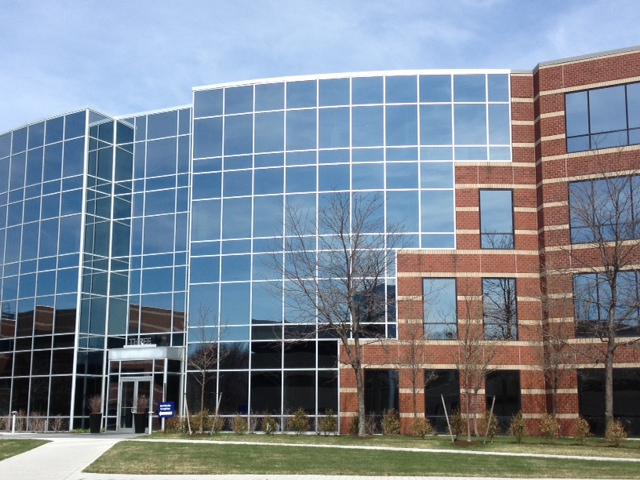
//> input picture stiching/building2.JPG, 640 x 480 px
$ ./main   (built with g++ and OpenCV 4)
//> lines starting //> are read from the running program, lines starting //| are printed output that depends on the picture
// [47 lines of commented-out code are left out]

#include <stdio.h>
#include <iostream>

#include "opencv2/core/core.hpp"
#include "opencv2/features2d/features2d.hpp"
#include "opencv2/highgui/highgui.hpp"
#include "opencv2/nonfree/nonfree.hpp"
#include "opencv2/calib3d/calib3d.hpp"
#include "opencv2/imgproc/imgproc.hpp"
#include <opencv2/stitching/stitcher.hpp>

using namespace cv;
using namespace std;
Mat stict(Mat image1, Mat image2);
Mat stict1(Mat image1, Mat image2);

/** @function main */
int main(int argc, char** argv) {


    // Load the images
    Mat b2 = imread("building2.JPG");
//> b2 is the input picture: 480 rows x 640 cols, CV_8UC3; mean B, G, R 148.3, 135.5, 124.8
    Mat b1 = imread("building1.JPG");
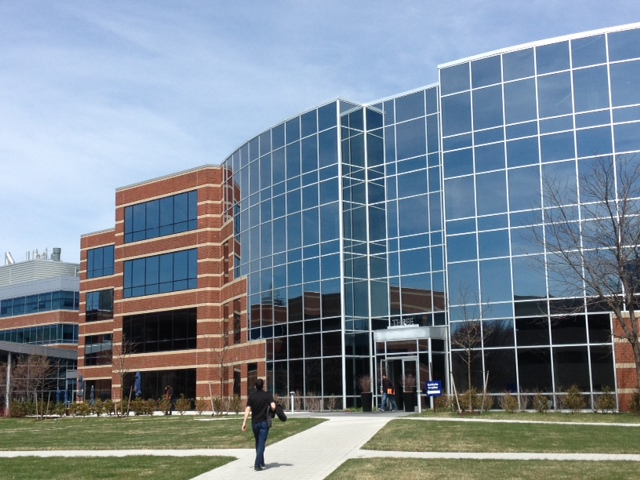
//> input picture stiching/building1.JPG, 640 x 480 px
//> b1 is the input picture: 480 rows x 640 cols, CV_8UC3; mean B, G, R 148.2, 135.9, 122.8
    Mat block1 = stict(b2, b1);
    cv::Mat half(block1, cv::Rect(0, 0, b1.cols, b1.rows));
    b1.copyTo(half);

    imshow("Block1", block1);

    //
    Mat b4 = imread("building4.JPG");
    Mat b3 = imread("building3.JPG");
    Mat block2=stict( b4, b3);
     cv::Mat half1(block2,cv::Rect(0,0,b3.cols,b3.rows));
     b3.copyTo(half1);
     imshow( "Block2", block2 );
    //

    //Mat block3=stict( block2, block1);
    // cv::Mat half3(block3,cv::Rect(0,0,block1.cols,block1.rows));
    // block1.copyTo(half3);
    // imshow( "Block3", block3 );
    //
    //
    Mat b5 = imread("building5.JPG");
    Mat block4 = stict(b5, b4);
    cv::Mat half4(block4, cv::Rect(0, 0, b4.cols, b4.rows));
    b4.copyTo(half4);
    imshow("Block4", block4);

    Mat block7 = stict1(block4,b3);
    cv::Mat half7(block7, cv::Rect(0, 0, b3.cols, b3.rows));
    b3.copyTo(half7);
    imshow("Block7", block7);


       Mat block8 = stict(block7,b2);
    cv::Mat half8(block8, cv::Rect(0, 0, b2.cols, b2.rows));
    b2.copyTo(half8);
    imshow("Block8", block8);

       Mat block9 = stict1(block8,b1);
    cv::Mat half9(block9, cv::Rect(0, 0, b1.cols, b1.rows));
    b1.copyTo(half9);
//    imshow("Final", block9);

    Stitcher st=Stitcher::createDefault(true);
    Mat pano,pano1;
    vector< Mat> blocks;
    blocks.push_back(block1);
    blocks.push_back(block2);
    blocks.push_back(block4);
    st.estimateTransform(blocks);
    st.composePanorama(blocks,pano);
    imshow("Panorama",pano);
    waitKey(0);
    return 0;
}

Mat stict(Mat image1, Mat image2) {


    Mat gray_image1;
    Mat gray_image2;
    // Convert to Grayscale
    cvtColor(image1, gray_image1, CV_RGB2GRAY);
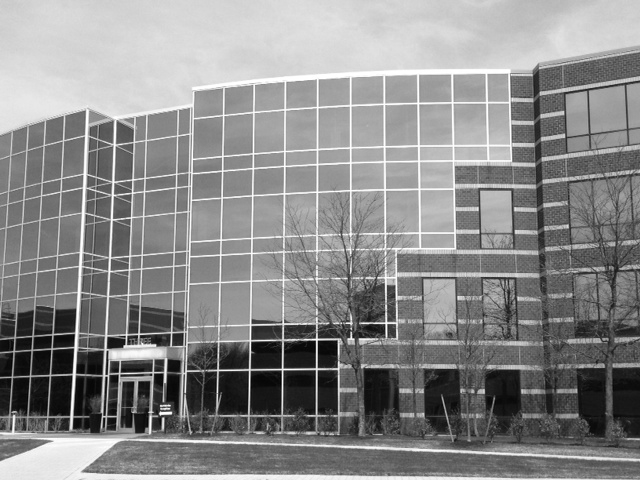
//> gray_image1: 480 rows x 640 cols, CV_8UC1; min 1, max 255, mean 138.1
    cvtColor(image2, gray_image2, CV_RGB2GRAY);
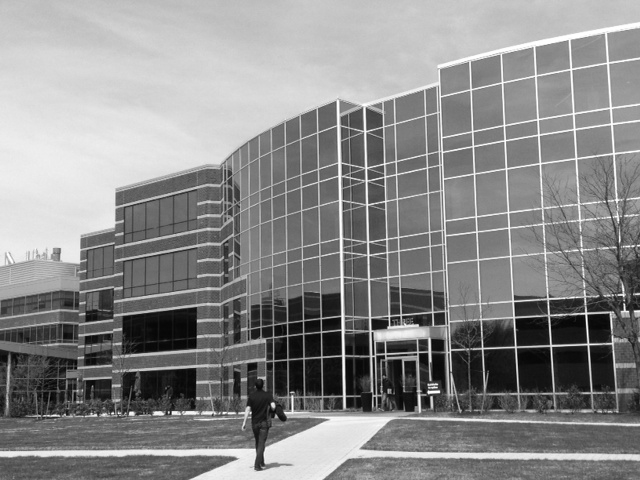
//> gray_image2: 480 rows x 640 cols, CV_8UC1; min 0, max 255, mean 138.1

    imshow("first image", image2);
    imshow("second image", image1);


    //-- Step 1: Detect the keypoints using SURF Detector
    int minHessian = 100;

//> (the run ends here: the program needs code that is not available in this run, at `SurfFeatureDetector detector(minHessian);`)
